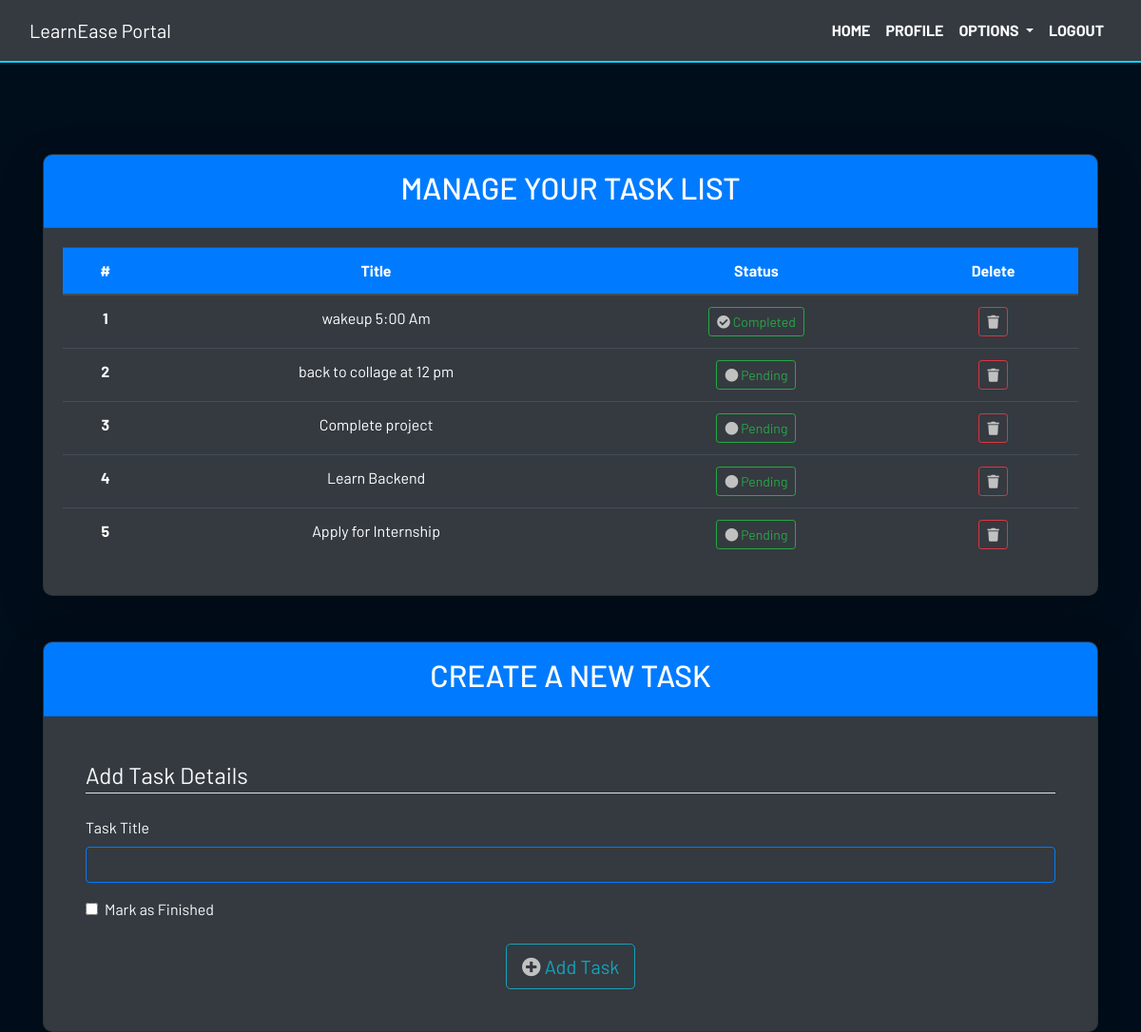
The app's page /todo (signed in) with its own data.
### dashboard/models.py (models this page shows, shortened)
class Todo(models.Model):
    user = models.ForeignKey(User, on_delete=models.CASCADE)
    title = models.CharField(max_length=100)
    is_finished = models.BooleanField(default=False)

### dashboard/views.py (the view)
# urls.py: path('todo',views.todo, name="todo"),
@login_required
def todo(request):
    if request.method == "POST":
        form = TodoForm(request.POST)
        if form.is_valid():
            try:
                finished = request.POST.get("is_finished", False)
                if finished == 'on':
                    finished = True
                else:
                    finished = False
            except:
                finished = False
            new_todo = Todo(
                user=request.user,
                title=request.POST['title'],
                is_finished=finished
            )
            new_todo.save()
            messages.success(request, f'Todo Added from {request.user.username} Successfully!')
    else:
        form = TodoForm()
    todo = Todo.objects.filter(user=request.user)
    if len(todo) == 0:
        todos_done = True
    else:
        todos_done = False
    context = {
        'form': form,
        'todos': todo,
        'todos_done': todos_done
    }
    return render(request, 'dashboard/todo.html', context)

### dashboard/forms.py
class TodoForm(forms.ModelForm):
    class Meta:
        model = Todo
        fields = ['title', 'is_finished']

### dashboard/templates/dashboard/todo.html (shortened to what this page needs)
{% extends 'dashboard/base.html' %}
{% load static %}
{% block content %}
<div class="container my-5">
    <div class="card bg-dark text-light shadow-lg">
        <div class="card-header text-center bg-primary text-white">
            <h2>Manage Your Task List</h2>
        </div>
        <div class="card-body">
            {% if not todos_done %}
            <div class="table-responsive">
                <table class="table table-hover table-dark text-center">
                    <thead class="bg-primary">
                        <tr>
                            <th scope="col">#</th>
                            <th scope="col">Title</th>
                            <th scope="col">Status</th>
                            <th scope="col">Delete</th>
                        </tr>
                    </thead>
                    <tbody>
                        {% for todo in todos %}
                        <tr>
                            <th scope="row">{{ forloop.counter }}</th>
                            <td>{{ todo.title }}</td>
                            <td>
                                <a href="{% url 'update-todo' todo.id %}" class="btn btn-outline-success btn-sm">
                                    {% if todo.is_finished == True %}
                                    <i class="fa fa-check-circle"></i> Completed
                                    {% else %}
                                    <i class="fa fa-circle"></i> Pending
                                    {% endif %}
                                </a>
                            </td>
                            <td>
                                <a href="{% url 'delete-todo' todo.id %}" class="btn btn-outline-danger btn-sm">
                                    <i class="fa fa-trash"></i>
                                </a>
                            </td>
                        </tr>
                        {% endfor %}
                    </tbody>
                </table>
            </div>
            {% else %}
            <h4 class="text-center text-success">All tasks have been completed! Add more todos below.</h4>
            {% endif %}
        </div>
    </div>
</div>
<div class="container my-5">
    <div class="card bg-dark text-light shadow-lg">
        <div class="card-header bg-primary text-white text-center">
            <h2>Create a New Task</h2>
        </div>
        <div class="card-body">
            <form method="POST" class="p-4">
                <fieldset class="form-group">
                    <legend class="border-bottom mb-4">Add Task Details</legend>
                    <div class="form-group">
                        <label for="id_title" class="form-label">Task Title</label>
                        <input type="text" name="title" maxlength="100" class="form-control bg-dark text-light border-primary" id="id_title" required>
                    </div>
                    <div class="form-check mt-3">
                        <input type="checkbox" class="form-check-input" id="is_finished" name="is_finished">
                        <label class="form-check-label text-light" for="is_finished">Mark as Finished</label>
                    </div>
                </fieldset>
                <div class="text-center mt-4">
                    <button class="btn btn-outline-info btn-lg" type="submit">
                        <i class="fa fa-plus-circle"></i> Add Task
                    </button>
                </div>
            </form>
        </div>
    </div>
</div>
{% endblock content %}

### static/css/main.css (style rules this page uses)
html { scroll-behavior: smooth; height: 100%; width: 100%; }
body { background-color: #000d1a; color: #f0f0f0; font-family: Barlow, Quicksand, Rubik, sans-serif, serif, 'Times New Roman', Times, serif !important; margin: 0; padding: 0; overflow-x: hidden; }
.card { box-shadow: 0 4px 10px rgba(0, 0, 0, 0.2); background-color: #081b29; border-radius: 10px; margin-bottom: 20px; overflow: hidden; transition: transform 0.3s ease; }
.card-header { background-color: #152b42; color: #00d4ff; font-size: 20px; padding: 15px; text-align: center; text-transform: uppercase; }
.fa { color: #c1c1c1; }

### records on screen
Todo: title "wakeup 5:00 Am", is_finished True (drawn)
Todo: title "back to collage at 12 pm", is_finished False (drawn)
Todo: title "Complete project", is_finished False (drawn)
Todo: title "Learn Backend", is_finished False (drawn)
Todo: title "Apply for Internship", is_finished False (drawn)
